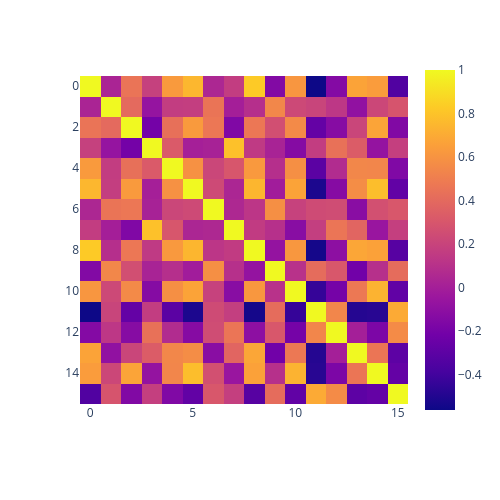
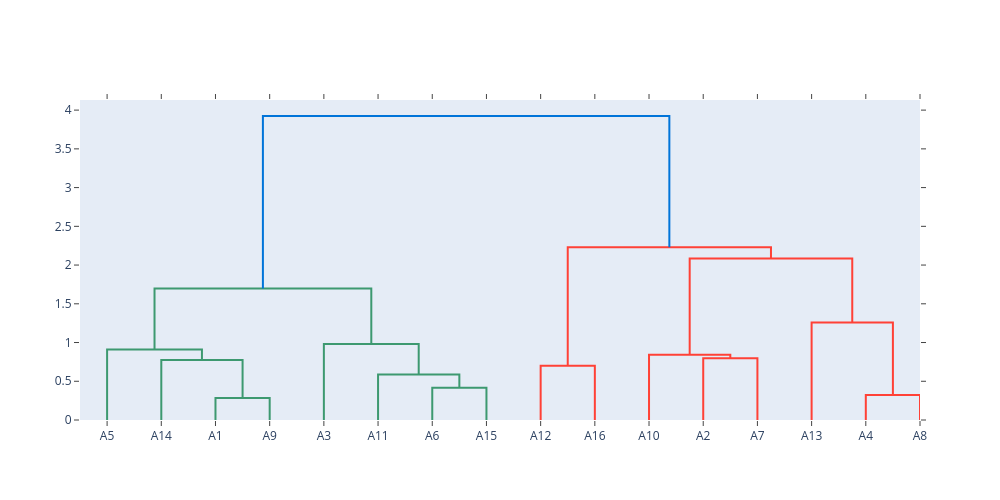

The notebook cell saved with these charts, in order:
### Code cell
#Corrrelations & Dendrogram Groups
fig = px.imshow(x.corr(), color_continuous_scale = px.colors.sequential.Plasma)
fig.update_layout(width=500, height=500)
fig.show()
figdend = ff.create_dendrogram(x.corr(), labels=DimensionsList)
figdend.update_layout(width=1000, height=500)
figdend.show()

### Figure 1 — Plotly figure (JSON) as saved in the notebook; plotly's stock layout.template omitted (floating-point values rounded to 4 significant figures; data arrays with more than 128 entries replaced by an {"elided": "..."} marker saying what was removed)
{"data": [{"coloraxis": "coloraxis", "type": "heatmap", "z": {"elided": "16x16 float values"}}], "layout": {"coloraxis": {"colorscale": [[0, "#0d0887"], [0.1111, "#46039f"], [0.2222, "#7201a8"], [0.3333, "#9c179e"], [0.4444, "#bd3786"], [0.5556, "#d8576b"], [0.6667, "#ed7953"], [0.7778, "#fb9f3a"], [0.8889, "#fdca26"], [1, "#f0f921"]]}, "height": 500, "margin": {"t": 60}, "width": 500, "xaxis": {"constrain": "domain", "scaleanchor": "y"}, "yaxis": {"autorange": "reversed", "constrain": "domain"}}}

### Figure 2 — Plotly figure (JSON) as saved in the notebook; plotly's stock layout.template omitted (floating-point values rounded to 4 significant figures)
{"data": [{"hoverinfo": "text", "marker": {"color": "rgb(61,153,112)"}, "mode": "lines", "type": "scatter", "x": [25, 25, 35, 35], "xaxis": "x", "y": [0, 0.2847, 0.2847, 0], "yaxis": "y"}, {"hoverinfo": "text", "marker": {"color": "rgb(61,153,112)"}, "mode": "lines", "type": "scatter", "x": [15, 15, 30, 30], "xaxis": "x", "y": [0, 0.7754, 0.7754, 0.2847], "yaxis": "y"}, {"hoverinfo": "text", "marker": {"color": "rgb(61,153,112)"}, "mode": "lines", "type": "scatter", "x": [5, 5, 22.5, 22.5], "xaxis": "x", "y": [0, 0.9091, 0.9091, 0.7754], "yaxis": "y"}, {"hoverinfo": "text", "marker": {"color": "rgb(61,153,112)"}, "mode": "lines", "type": "scatter", "x": [65, 65, 75, 75], "xaxis": "x", "y": [0, 0.4157, 0.4157, 0], "yaxis": "y"}, {"hoverinfo": "text", "marker": {"color": "rgb(61,153,112)"}, "mode": "lines", "type": "scatter", "x": [55, 55, 70, 70], "xaxis": "x", "y": [0, 0.5885, 0.5885, 0.4157], "yaxis": "y"}, {"hoverinfo": "text", "marker": {"color": "rgb(61,153,112)"}, "mode": "lines", "type": "scatter", "x": [45, 45, 62.5, 62.5], "xaxis": "x", "y": [0, 0.9802, 0.9802, 0.5885], "yaxis": "y"}, {"hoverinfo": "text", "marker": {"color": "rgb(61,153,112)"}, "mode": "lines", "type": "scatter", "x": [13.75, 13.75, 53.75, 53.75], "xaxis": "x", "y": [0.9091, 1.698, 1.698, 0.9802], "yaxis": "y"}, {"hoverinfo": "text", "marker": {"color": "rgb(255,65,54)"}, "mode": "lines", "type": "scatter", "x": [85, 85, 95, 95], "xaxis": "x", "y": [0, 0.6992, 0.6992, 0], "yaxis": "y"}, {"hoverinfo": "text", "marker": {"color": "rgb(255,65,54)"}, "mode": "lines", "type": "scatter", "x": [115, 115, 125, 125], "xaxis": "x", "y": [0, 0.7985, 0.7985, 0], "yaxis": "y"}, {"hoverinfo": "text", "marker": {"color": "rgb(255,65,54)"}, "mode": "lines", "type": "scatter", "x": [105, 105, 120, 120], "xaxis": "x", "y": [0, 0.8433, 0.8433, 0.7985], "yaxis": "y"}, {"hoverinfo": "text", "marker": {"color": "rgb(255,65,54)"}, "mode": "lines", "type": "scatter", "x": [145, 145, 155, 155], "xaxis": "x", "y": [0, 0.3243, 0.3243, 0], "yaxis": "y"}, {"hoverinfo": "text", "marker": {"color": "rgb(255,65,54)"}, "mode": "lines", "type": "scatter", "x": [135, 135, 150, 150], "xaxis": "x", "y": [0, 1.258, 1.258, 0.3243], "yaxis": "y"}, {"hoverinfo": "text", "marker": {"color": "rgb(255,65,54)"}, "mode": "lines", "type": "scatter", "x": [112.5, 112.5, 142.5, 142.5], "xaxis": "x", "y": [0.8433, 2.084, 2.084, 1.258], "yaxis": "y"}, {"hoverinfo": "text", "marker": {"color": "rgb(255,65,54)"}, "mode": "lines", "type": "scatter", "x": [90, 90, 127.5, 127.5], "xaxis": "x", "y": [0.6992, 2.23, 2.23, 2.084], "yaxis": "y"}, {"hoverinfo": "text", "marker": {"color": "rgb(0,116,217)"}, "mode": "lines", "type": "scatter", "x": [33.75, 33.75, 108.8, 108.8], "xaxis": "x", "y": [1.698, 3.924, 3.924, 2.23], "yaxis": "y"}], "layout": {"autosize": false, "height": 500, "hovermode": "closest", "showlegend": false, "width": 1000, "xaxis": {"mirror": "allticks", "rangemode": "tozero", "showgrid": false, "showline": true, "showticklabels": true, "tickmode": "array", "ticks": "outside", "ticktext": ["A5", "A14", "A1", "A9", "A3", "A11", "A6", "A15", "A12", "A16", "A10", "A2", "A7", "A13", "A4", "A8"], "tickvals": [5, 15, 25, 35, 45, 55, 65, 75, 85, 95, 105, 115, 125, 135, 145, 155], "type": "linear", "zeroline": false}, "yaxis": {"mirror": "allticks", "rangemode": "tozero", "showgrid": false, "showline": true, "showticklabels": true, "ticks": "outside", "type": "linear", "zeroline": false}}}
